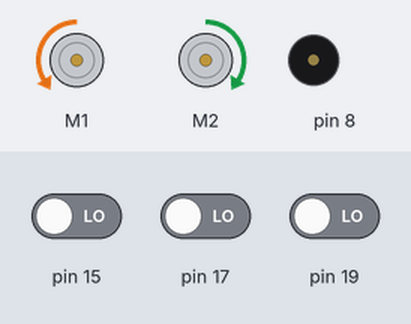
Bench run of a sketch on a simulated Arduino Uno, built with avr-gcc and run on an emulated ATmega328P. Shown: 2 × DC motor (green arrow = forward, orange = backward, longer = faster), buzzer (waves = sounding). Inputs (shaded band) come from the test bench; at power-on: pin 15 LOW, pin 17 LOW, pin 19 LOW. Random numbers use the default seed unless the sketch sets one.

Above: at 1.1 s.
1.2 s: pin 15 driven HIGH
At 2.31 s:
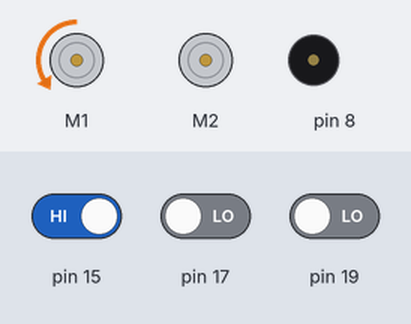
4.2 s: pin 15 driven LOW
At 4.43 s:
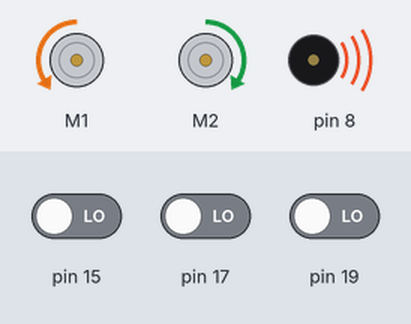
7.2 s: pin 17 driven HIGH
At 8.24 s:
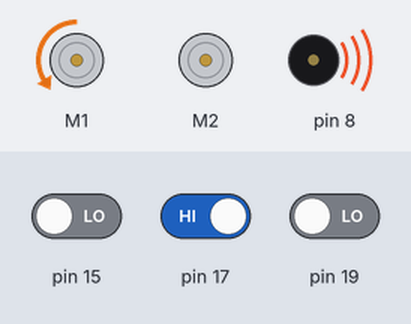
Timing chart, 0 to 16.2 s (numbered marks = the images above; inputs shaded):
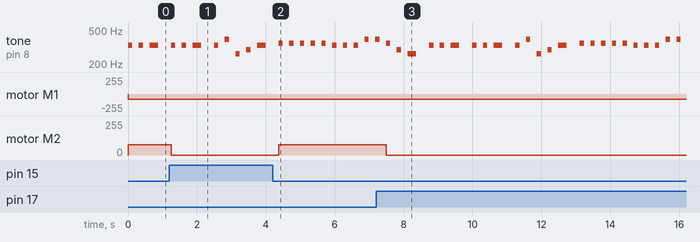

Measured:
- after the input at 1.2 s, motor M2: forward 76/255 → stopped after 0.05 s
- after the input at 4.2 s, motor M2: stopped → forward 76/255 after 0.17 s
- after the input at 7.2 s, motor M2: forward 76/255 → stopped after 0.30 s
- by itself, tone on pin 8: plays 349 Hz for 0.13 s, 294 Hz for 0.13 s, 262 Hz for 0.25 s, 330 Hz for 0.13 s, 330 Hz for 0.13 s, 330 Hz for 0.25 s … (24 notes in this stretch)

The sketch:

project.ino
```cpp
#include "MeMCore.h"

/*************************************************
   Public Constants
 *************************************************/
MeDCMotor left_motor(M1); // left motor

MeDCMotor right_motor(M2); // right motor

MeRGBLed led(PORT_7, 2); // led

MeUltrasonicSensor ultraSensor(PORT_3);

MeLineFollower lineFollower(PORT_2);

//MeIR ir;

int distance;
uint8_t motorSpeed = 60;
uint8_t turnSpeed = 30;


/*************************************************
   Color Setup
 *************************************************/
struct my_color {
  uint8_t r;
  uint8_t g;
  uint8_t b;
};

struct my_color blue = {0, 0, 255};
struct my_color red = {255, 0, 0};
struct my_color green = {0, 255, 0};
struct my_color white = {255, 255, 255};
struct my_color yellow = {255, 255, 0};
struct my_color purple = {128, 0, 128};

my_color colors[] = {blue, red, green, white, yellow, purple};

/*************************************************
   Note Setup
 *************************************************/
#define NOTE_B0  31
#define NOTE_C1  33
#define NOTE_CS1 35
#define NOTE_D1  37
#define NOTE_DS1 39
#define NOTE_E1  41
#define NOTE_F1  44
#define NOTE_FS1 46
#define NOTE_G1  49
#define NOTE_GS1 52
#define NOTE_A1  55
#define NOTE_AS1 58
#define NOTE_B1  62
#define NOTE_C2  65
#define NOTE_CS2 69
#define NOTE_D2  73
#define NOTE_DS2 78
#define NOTE_E2  82
#define NOTE_F2  87
#define NOTE_FS2 93
#define NOTE_G2  98
#define NOTE_GS2 104
#define NOTE_A2  110
#define NOTE_AS2 117
#define NOTE_B2  123
#define NOTE_C3  131
#define NOTE_CS3 139
#define NOTE_D3  147
#define NOTE_DS3 156
#define NOTE_E3  165
#define NOTE_F3  175
#define NOTE_FS3 185
#define NOTE_G3  196
#define NOTE_GS3 208
#define NOTE_A3  220
#define NOTE_AS3 233
#define NOTE_B3  247
#define NOTE_C4  262
#define NOTE_CS4 277
#define NOTE_D4  294
#define NOTE_DS4 311
#define NOTE_E4  330
#define NOTE_F4  349
#define NOTE_FS4 370
#define NOTE_G4  392
#define NOTE_GS4 415
#define NOTE_A4  440
#define NOTE_AS4 466
#define NOTE_B4  494
#define NOTE_C5  523
#define NOTE_CS5 554
#define NOTE_D5  587
#define NOTE_DS5 622
#define NOTE_E5  659
#define NOTE_F5  698
#define NOTE_FS5 740
#define NOTE_G5  784
#define NOTE_GS5 831
#define NOTE_A5  880
#define NOTE_AS5 932
#define NOTE_B5  988
#define NOTE_C6  1047
#define NOTE_CS6 1109
#define NOTE_D6  1175
#define NOTE_DS6 1245
#define NOTE_E6  1319
#define NOTE_F6  1397
#define NOTE_FS6 1480
#define NOTE_G6  1568
#define NOTE_GS6 1661
#define NOTE_A6  1760
#define NOTE_AS6 1865
#define NOTE_B6  1976
#define NOTE_C7  2093
#define NOTE_CS7 2217
#define NOTE_D7  2349
#define NOTE_DS7 2489
#define NOTE_E7  2637
#define NOTE_F7  2794
#define NOTE_FS7 2960
#define NOTE_G7  3136
#define NOTE_GS7 3322
#define NOTE_A7  3520
#define NOTE_AS7 3729
#define NOTE_B7  3951
#define NOTE_C8  4186
#define NOTE_CS8 4435
#define NOTE_D8  4699
#define NOTE_DS8 4978

MeBuzzer buzzer;
/*************************************************
   Song setup
 *************************************************/
int jingle_bells_notes[] = {
  NOTE_E4, NOTE_E4, NOTE_E4,
  NOTE_E4, NOTE_E4, NOTE_E4,
  NOTE_E4, NOTE_G4, NOTE_C4, NOTE_D4, NOTE_E4,
  NOTE_F4, NOTE_F4, NOTE_F4, NOTE_F4,
  NOTE_F4, NOTE_E4, NOTE_E4, NOTE_E4,
  NOTE_G4, NOTE_G4, NOTE_F4, NOTE_D4, NOTE_C4,
};

int jingle_bells_notes_durations[] = {
  8, 8, 4,
  8, 8, 4,
  8, 8, 8, 8, 4,
  8, 8, 8, 8,
  8, 8, 8, 8,
  8, 8, 8, 8, 4,
};

int jingle_bells_longer_notes[] = {

};

int jingle_bells_longer_notes_durations[] = {

};

int darude_notes[] = {
  NOTE_E4, NOTE_E4, NOTE_E4, NOTE_E4, NOTE_E4,
  NOTE_A4, NOTE_A4, NOTE_A4, NOTE_G4, NOTE_G4, NOTE_G4,
  NOTE_D4, NOTE_E4, NOTE_E4, NOTE_E4, NOTE_E4, NOTE_E4,
  NOTE_G5, NOTE_E4, NOTE_E4, NOTE_E4, NOTE_E4, NOTE_E4, NOTE_E4
};

int darude_notes_durations[] = {
  4, 4, 8, 8, 4,
  8, 8, 4, 8, 8, 4,
  2, 8, 4, 8, 8, 4,
  8, 8, 4, 8, 8, 16, 16
};
int songCounter = 0;

/*************************************************
   Main Functions
 *************************************************/
void setup() {

  while (1) {
    if (lineFollower.readSensors() == 0.000000) {

      move(1, 30 / 100.0 * 255);
      play_note();

    }
    if (lineFollower.readSensors() == 1.000000) {

      left_motor.run(-1 * 0 / 100.0 * 255);
      right_motor.run(30 / 100.0 * 255);
      play_note();
    }
    if (lineFollower.readSensors() == 2.000000) {

      left_motor.run(-1 * 30 / 100.0 * 255);
      right_motor.run(0 / 100.0 * 255);
      play_note();
    }
    if (lineFollower.readSensors() == 3.000000) {

      move(2, 30 / 100.0 * 255);
      play_note();
    }
    _loop();
  }
}

void _loop() {}

void loop() {
  _loop();
}

void move(int direction, int speed) {
  int leftSpeed = 0;
  int rightSpeed = 0;
  if (direction == 1) {
    leftSpeed = speed;
    rightSpeed = speed;
  } else if (direction == 2) {
    leftSpeed = -speed;
    rightSpeed = -speed;
  } else if (direction == 3) {
    leftSpeed = -speed;
    rightSpeed = speed;
  } else if (direction == 4) {
    leftSpeed = speed;
    rightSpeed = -speed;
  }
  left_motor.run((9) == M1 ? -(leftSpeed) : (leftSpeed));
  right_motor.run((10) == M1 ? -(rightSpeed) : (rightSpeed));
}


/*************************************************
   Movement functions
 *************************************************/
void go_forward(uint8_t speed) {
  left_motor.run(-speed / 100 * 255);
  right_motor.run(speed / 100 * 255);
}

void go_backward(uint8_t speed) {
  left_motor.run(-speed / 100 * 255);
  right_motor.run(-speed / 100 * 255);
}

void stop_motors() {
  left_motor.stop();
  right_motor.stop();
}

void turn_left(uint8_t speed) {
  left_motor.run(0);
  right_motor.run(speed / 100 * 255);
}

void turn_right(uint8_t speed) {
  left_motor.run(-1 * speed / 100 * 255);
  right_motor.run(0);
}

/*************************************************
   Color functions
 *************************************************/

void set_color(my_color color) {
  led.setColor(color.r, color.g, color.b);
  led.show();
}

/*************************************************
   Song functions
 *************************************************/
void play() {
  for (int thisNote = 0; thisNote < 24; thisNote++) {
    int noteDuration = 1000 / jingle_bells_notes_durations[thisNote];
    buzzer.tone(8, jingle_bells_notes[thisNote], noteDuration);
    my_color color = colors[random(0, 6)];
    //dance(random(0,4));
    led.setColor(1, color.r, color.g, color.b);
    led.show();
    color = colors[random(0, 6)];
    led.setColor(2, color.r, color.g, color.b);
    led.show();
    //int pause_between_notes = noteDuration * 0.5;
    //delay(pause_between_notes);
    buzzer.noTone(8);
  }
}

void play_note() {
  if (songCounter == 24) {
    songCounter = 0;
  }
  int noteDuration = 1000 / jingle_bells_notes_durations[songCounter];
  buzzer.tone(8, jingle_bells_notes[songCounter], noteDuration);
  int pause_between_notes = noteDuration * 1.50;
  delay(pause_between_notes);
  songCounter++;
}

/*************************************************
   Dance functions
 *************************************************/
void dance(uint8_t number) {
  switch (number) {
    case 1:
      go_forward(motorSpeed);
      break;
    case 2:
      go_backward(motorSpeed);
      break;
    case 3:
      turn_left(motorSpeed);
      break;
    case 4:
      turn_right(motorSpeed);
      break;
  }
}
```
